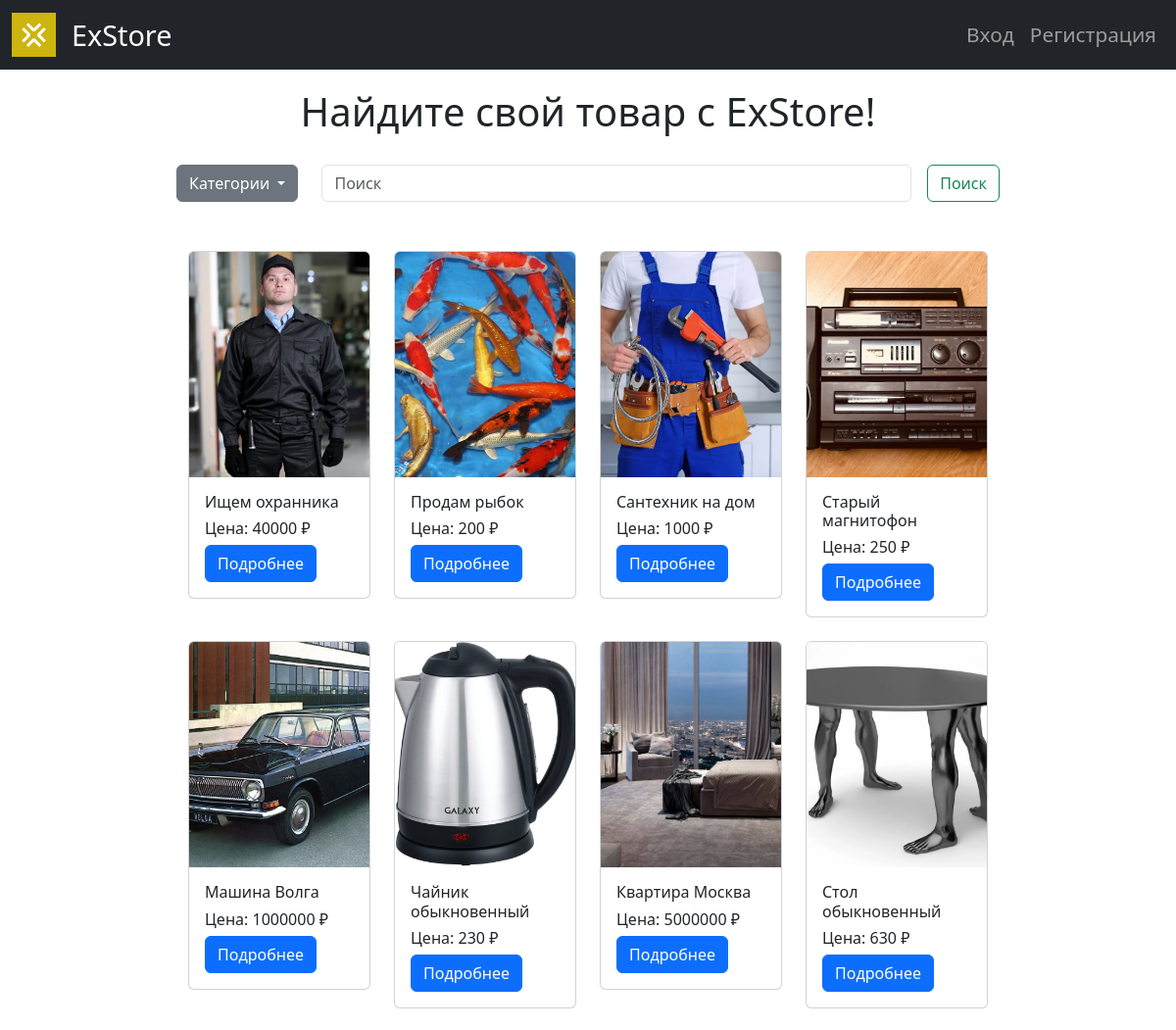
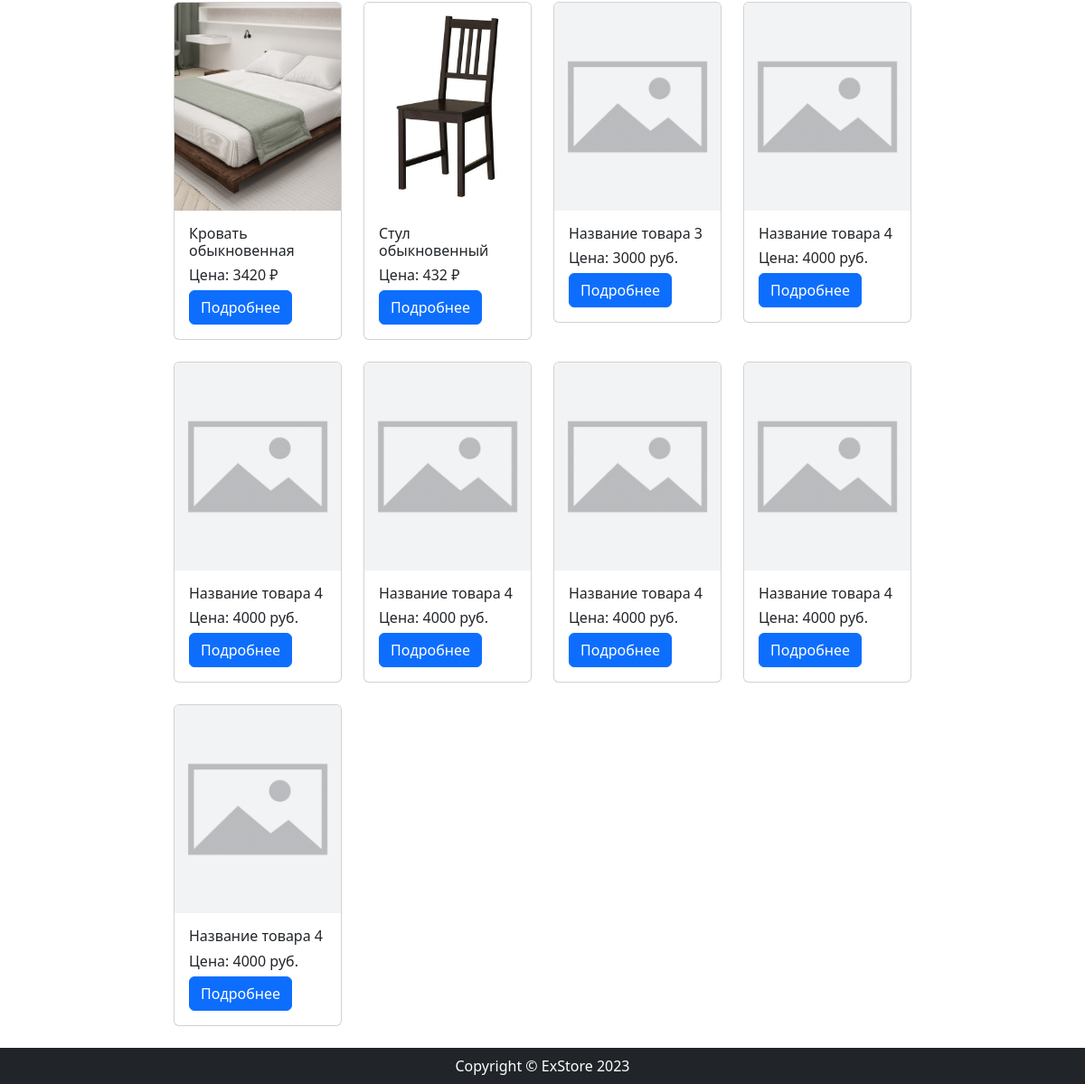
The page / on the database its author committed (2 pictures, top to bottom).
### goods/models.py (models this page shows, shortened)
class Product(models.Model):
    name = models.CharField(max_length=100, unique=True)
    slug = models.SlugField(max_length=100, unique=True, blank=True, null=True)
    description = models.TextField(blank=True, null=True)
    price = models.PositiveIntegerField(default=0)
    time_create = models.DateTimeField(auto_now_add=True)
    time_update = models.DateTimeField(auto_now=True)
    category = models.ForeignKey(
        to=Category,
        on_delete=models.SET(Category.get_default_category),
        related_name='products'
    )

class ProductImage(models.Model):
    image = models.ImageField(upload_to="goods_images")
    product = models.ForeignKey(to=Product, on_delete=models.CASCADE, related_name='images')

### main/views.py (the view)
# urls.py: path('', views.index, name="index"),
def index(request):
    category_slug = request.GET.get("category", None)
    query = request.GET.get("q", None)
    if category_slug == None:
        products = Product.objects.all()
    else:
        products = Product.objects.filter(category__slug=category_slug).order_by("-id")
    if query:
        products = q_search(products, query)
    categories = Category.objects.all()
    products = products.order_by("-id")
    context = {
        'categories': categories,
        'products': products,
    }
    return render(request, 'main/index.html', context=context)

### goods/models.py (called while the page is built)
    def __str__(self):
        return self.name

### main/templatetags/goods_tags.py (called while the page is built)
@register.simple_tag(takes_context=True)
def change_params(context, **kwargs):
    query = context['request'].GET.dict()
    tmp = {}
    tmp.update(kwargs)
    tmp.update(query)
    tmp.update(kwargs)
    return urlencode(tmp)

### main/templates/main/index.html (shortened to what this page needs)
{% extends "main/base.html" %}
{% load static %}
{% load goods_tags %}
{% block content %}
  <h1 style="text-align: center; margin: 30px 0;">Найдите свой товар с ExStore!</h1>
  <form method="get" action="{% url "main:index" %}" class="d-flex" role="search" style="margin: 0 auto; margin-bottom: 50px">
    <div class="dropdown me-4">
      <button class="btn btn-secondary dropdown-toggle" type="button" data-bs-toggle="dropdown" aria-expanded="false">
        Категории
      </button>
    </div>
    <input class="form-control me-3" name="q" type="search" placeholder="Поиск" aria-label="Search">
    <button class="btn btn-outline-success" type="submit">Поиск</button>
  </form>
  <div class="container mt-4" style="max-width:1000px;">
    <div class="row row-cols-2 row-cols-lg-3 row-cols-xl-4 g-4">
        {% for product in products %}
        <div class="col">
          <div class="card">
              {% if product.images.first %}
              <img src="{{ product.images.first.image.url }}" class="card-img-top" alt="{{ product.name }}">
              {% else %}
              <img src="{% static "images/image-not-found.png" %}" class="card-img-top" alt="{{ product.name }}">
              {% endif %}
              <div class="card-body">
                  <h5 class="card-title">{{ product.name }}</h5>
                  <p class="card-text">Цена: {{ product.price }} ₽</p>
                  <a href="{% url "product:index" product.slug %}" class="btn btn-primary">Подробнее</a>
              </div>
          </div>
        </div>
        {% endfor %}
        <div class="col">
            <div class="card">
                <img src="{% static "images/image-not-found.png" %}" class="card-img-top" alt="Товар 3">
                <div class="card-body">
                    <h5 class="card-title">Название товара 3</h5>
                    <p class="card-text">Цена: 3000 руб.</p>
                    <a href="#" class="btn btn-primary">Подробнее</a>
                </div>
            </div>
        </div>
        <div class="col">
            <div class="card">
                <img src="{% static "images/image-not-found.png" %}" class="card-img-top" alt="Товар 4">
                <div class="card-body">
                    <h5 class="card-title">Название товара 4</h5>
                    <p class="card-text">Цена: 4000 руб.</p>
                    <a href="#" class="btn btn-primary">Подробнее</a>
                </div>
            </div>
        </div>
        <div class="col">
            <div class="card">
                <img src="{% static "images/image-not-found.png" %}" class="card-img-top" alt="Товар 4">
                <div class="card-body">
                    <h5 class="card-title">Название товара 4</h5>
                    <p class="card-text">Цена: 4000 руб.</p>
                    <a href="#" class="btn btn-primary">Подробнее</a>
                </div>
            </div>
        </div>
        <div class="col">
            <div class="card">
                <img src="{% static "images/image-not-found.png" %}" class="card-img-top" alt="Товар 4">
                <div class="card-body">
                    <h5 class="card-title">Название товара 4</h5>
                    <p class="card-text">Цена: 4000 руб.</p>
                    <a href="#" class="btn btn-primary">Подробнее</a>
                </div>
            </div>
        </div>
        <div class="col">
            <div class="card">
                <img src="{% static "images/image-not-found.png" %}" class="card-img-top" alt="Товар 4">
                <div class="card-body">
                    <h5 class="card-title">Название товара 4</h5>
                    <p class="card-text">Цена: 4000 руб.</p>
                    <a href="#" class="btn btn-primary">Подробнее</a>
                </div>
            </div>
        </div>
        <div class="col">
            <div class="card">
                <img src="{% static "images/image-not-found.png" %}" class="card-img-top" alt="Товар 4">
                <div class="card-body">
                    <h5 class="card-title">Название товара 4</h5>
                    <p class="card-text">Цена: 4000 руб.</p>
                    <a href="#" class="btn btn-primary">Подробнее</a>
                </div>
            </div>
        </div>
        <div class="col">
            <div class="card">
                <img src="{% static "images/image-not-found.png" %}" class="card-img-top" alt="Товар 4">
                <div class="card-body">
                    <h5 class="card-title">Название товара 4</h5>
                    <p class="card-text">Цена: 4000 руб.</p>
                    <a href="#" class="btn btn-primary">Подробнее</a>
                </div>
            </div>
        </div>
    </div>
  </div>
{% endblock content %}

### static/css/base.css (style rules this page uses)
html, body { height: 100%; margin: 0; }
body { padding-top: 60px; padding-right: 0 !important }
.card-img-top { width: 100%; height: 230px; object-fit: cover; }
.card-title { margin-bottom: 5px; }
.card-text { margin-bottom: 5px; }
h5 { font-size: 1em; }

### rows shown on the page
Product: images.first.image (picture), name "Ищем охранника", price "40000"
Product: images.first.image (picture), name "Продам рыбок", price "200"
Product: images.first.image (picture), name "Сантехник на дом", price "1000"
Product: images.first.image (picture), name "Старый магнитофон", price "250"
Product: images.first.image (picture), name "Машина Волга", price "1000000"
Product: images.first.image (picture), name "Чайник обыкновенный", price "230"
Product: images.first.image (picture), name "Квартира Москва", price "5000000"
Product: images.first.image (picture), name "Стол обыкновенный", price "630"
Product: images.first.image (picture), name "Кровать обыкновенная", price "3420"
Product: images.first.image (picture), name "Стул обыкновенный", price "432"
